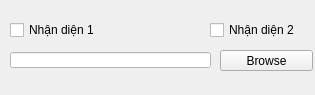
<?xml version="1.0" encoding="UTF-8"?>
<ui version="4.0">
 <class>Form</class>
 <widget class="QWidget" name="Form">
  <property name="geometry">
   <rect>
    <x>0</x>
    <y>0</y>
    <width>315</width>
    <height>95</height>
   </rect>
  </property>
  <property name="windowTitle">
   <string>Form</string>
  </property>
  <property name="styleSheet">
   <string notr="true"/>
  </property>
  <widget class="QCheckBox" name="checkBox">
   <property name="geometry">
    <rect>
     <x>10</x>
     <y>20</y>
     <width>111</width>
     <height>20</height>
    </rect>
   </property>
   <property name="styleSheet">
    <string notr="true">QCheckBox
{
	font-color:white;rgb(255, 255, 255)
}</string>
   </property>
   <property name="text">
    <string>Nhận diện 1</string>
   </property>
  </widget>
  <widget class="QCheckBox" name="checkBox_2">
   <property name="geometry">
    <rect>
     <x>210</x>
     <y>20</y>
     <width>121</width>
     <height>20</height>
    </rect>
   </property>
   <property name="text">
    <string>Nhận diện 2</string>
   </property>
  </widget>
  <widget class="QPushButton" name="pushButton">
   <property name="geometry">
    <rect>
     <x>220</x>
     <y>50</y>
     <width>93</width>
     <height>21</height>
    </rect>
   </property>
   <property name="text">
    <string>Browse</string>
   </property>
  </widget>
  <widget class="QLineEdit" name="lineEdit">
   <property name="geometry">
    <rect>
     <x>10</x>
     <y>52</y>
     <width>201</width>
     <height>16</height>
    </rect>
   </property>
   <property name="styleSheet">
    <string notr="true">QLineEdit{
	background-color:white
}</string>
   </property>
  </widget>
 </widget>
 <resources/>
 <connections/>
</ui>
